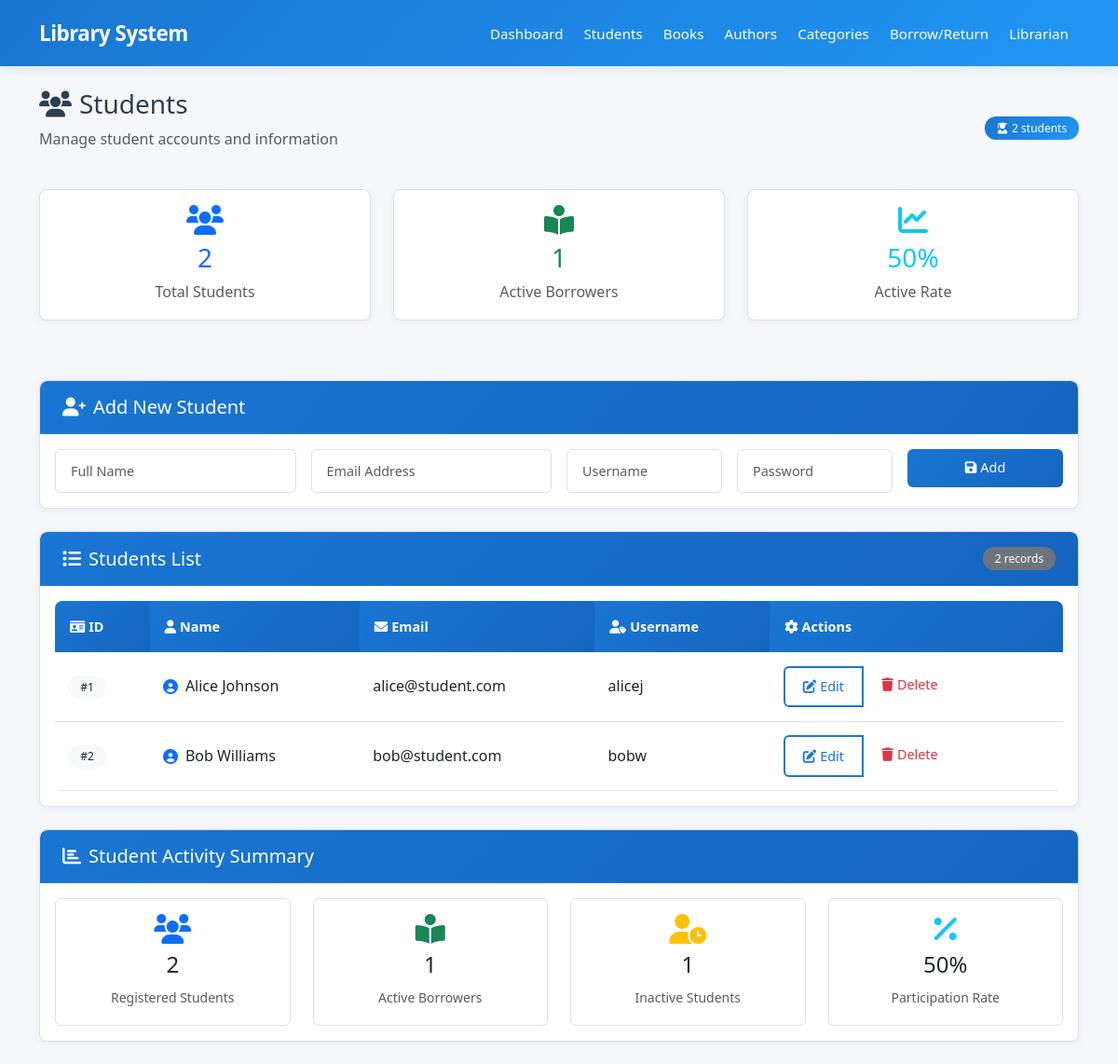
Page /students.php on the committed database.
### tables this page shows
CREATE TABLE IF NOT EXISTS students (
    Student_ID INT AUTO_INCREMENT PRIMARY KEY,
    Name VARCHAR(100) NOT NULL,
    Email VARCHAR(100) UNIQUE NOT NULL,
    Username VARCHAR(50) UNIQUE NOT NULL,
    Password VARCHAR(255) NOT NULL
);

### students.php (the view, shortened to what this page needs)
<?php
require_once 'config/database.php';
$students = $pdo->query("SELECT * FROM students")->fetchAll(PDO::FETCH_ASSOC);
$total_students = count($students);
$active_borrowers = $pdo->query("SELECT COUNT(DISTINCT Student_ID) FROM borrowed_books WHERE Date_Returned IS NULL")->fetchColumn();
?>
<!DOCTYPE html>
<html lang="en">
<head>
    <link href="https://cdn.jsdelivr.net/npm/bootstrap@5.3.0/dist/css/bootstrap.min.css" rel="stylesheet">
    <link href="https://cdnjs.cloudflare.com/ajax/libs/font-awesome/6.0.0/css/all.min.css" rel="stylesheet">
    <link href="css/style.css" rel="stylesheet">
</head>
<body>
    <?php include 'navbar.php'; ?>
    <div class="container mt-4">
        <div class="d-flex justify-content-between align-items-center mb-4">
            <div>
                <h1 class="h3"><i class="fas fa-users me-2"></i>Students</h1>
                <p class="text-muted">Manage student accounts and information</p>
            </div>
            <div class="text-end">
                <span class="badge bg-primary"><i class="fas fa-user-graduate me-1"></i><?php echo $total_students; ?> students</span>
            </div>
        </div>
        <div class="row mb-4">
            <div class="col-md-4 mb-3">
                <div class="card text-center">
                    <div class="card-body">
                        <i class="fas fa-users fa-2x text-primary mb-2"></i>
                        <h3 class="text-primary"><?php echo $total_students; ?></h3>
                        <p class="text-muted mb-0">Total Students</p>
                    </div>
                </div>
            </div>
            <div class="col-md-4 mb-3">
                <div class="card text-center">
                    <div class="card-body">
                        <i class="fas fa-book-reader fa-2x text-success mb-2"></i>
                        <h3 class="text-success"><?php echo $active_borrowers; ?></h3>
                        <p class="text-muted mb-0">Active Borrowers</p>
                    </div>
                </div>
            </div>
            <div class="col-md-4 mb-3">
                <div class="card text-center">
                    <div class="card-body">
                        <i class="fas fa-chart-line fa-2x text-info mb-2"></i>
                        <h3 class="text-info"><?php echo $total_students > 0 ? round($active_borrowers / $total_students * 100, 1) : 0; ?>%</h3>
                        <p class="text-muted mb-0">Active Rate</p>
                    </div>
                </div>
            </div>
        </div>
        <div class="card mb-4">
            <div class="card-header">
                <h5 class="mb-0"><i class="fas fa-user-plus me-2"></i>Add New Student</h5>
            </div>
            <div class="card-body">
                <form method="POST" class="row g-3">
                    <div class="col-md-3">
                        <div class="input-group">
                            <input type="text" name="name" class="form-control" placeholder="Full Name" required>
                        </div>
                    </div>
                    <div class="col-md-3">
                        <div class="input-group">
                            <input type="email" name="email" class="form-control" placeholder="Email Address" required>
                        </div>
                    </div>
                    <div class="col-md-2">
                        <div class="input-group">
                            <input type="text" name="username" class="form-control" placeholder="Username" required>
                        </div>
                    </div>
                    <div class="col-md-2">
                        <div class="input-group">
                            <input type="password" name="password" class="form-control" placeholder="Password" required>
                        </div>
                    </div>
                    <div class="col-md-2">
                        <button type="submit" name="add" class="btn btn-primary w-100">
                            <i class="fas fa-save me-1"></i>Add
                        </button>
                    </div>
                </form>
            </div>
        </div>
        <div class="card">
            <div class="card-header d-flex justify-content-between align-items-center">
                <h5 class="mb-0"><i class="fas fa-list me-2"></i>Students List</h5>
                <span class="badge bg-secondary"><?php echo $total_students; ?> records</span>
            </div>
            <div class="card-body">
                <?php if (empty($students)): ?>
                    <div class="text-center py-5">
                        <i class="fas fa-user-slash fa-3x text-muted mb-3"></i>
                        <h5>No Students Found</h5>
                        <p class="text-muted">Start by adding your first student using the form above.</p>
                    </div>
                <?php else: ?>
                    <div class="table-responsive">
                        <table class="table table-hover">
                            <thead>
                                <tr>
                                    <th><i class="fas fa-id-card me-1"></i>ID</th>
                                    <th><i class="fas fa-user me-1"></i>Name</th>
                                    <th><i class="fas fa-envelope me-1"></i>Email</th>
                                    <th><i class="fas fa-user-tag me-1"></i>Username</th>
                                    <th><i class="fas fa-cog me-1"></i>Actions</th>
                                </tr>
                            </thead>
                            <tbody>
                                <?php foreach ($students as $student): ?>
                                <tr>
                                    <td>
                                        <span class="badge bg-light text-dark">#<?php echo $student['Student_ID']; ?></span>
                                    </td>
                                    <td>
                                        <div class="d-flex align-items-center">
                                            <i class="fas fa-user-circle text-primary me-2"></i>
                                            <?php echo htmlspecialchars($student['Name']); ?>
                                        </div>
                                    </td>
                                    <td>
                                        <?php echo htmlspecialchars($student['Email']); ?>
                                    </td>
                                    <td>
                                        <?php echo htmlspecialchars($student['Username']); ?>
                                    </td>
                                    <td>
                                        <div class="btn-group btn-group-sm" role="group">
                                            <button class="btn btn-outline-primary"
                                                    data-bs-toggle="modal"
                                                    data-bs-target="#editModal<?php echo $student['Student_ID']; ?>">
                                                <i class="fas fa-edit me-1"></i>Edit
                                            </button>
                                            <form method="POST" class="d-inline">
                                                <button type="submit" name="delete"
                                                        class="btn btn-outline-danger"
                                                        onclick="return confirm('Are you sure you want to delete this student?')">
                                                    <i class="fas fa-trash me-1"></i>Delete
                                                </button>
                                            </form>
                                        </div>
                                    </td>
                                </tr>
                                <?php endforeach; ?>
                            </tbody>
                        </table>
                    </div>
                <?php endif; ?>
            </div>
        </div>
        <div class="card mt-4">
            <div class="card-header">
                <h5 class="mb-0"><i class="fas fa-chart-bar me-2"></i>Student Activity Summary</h5>
            </div>
            <div class="card-body">
                <div class="row text-center">
                    <div class="col-md-3">
                        <div class="border rounded p-3">
                            <i class="fas fa-users text-primary fa-2x mb-2"></i>
                            <h4><?php echo $total_students; ?></h4>
                            <small class="text-muted">Registered Students</small>
                        </div>
                    </div>
                    <div class="col-md-3">
                        <div class="border rounded p-3">
                            <i class="fas fa-book-reader text-success fa-2x mb-2"></i>
                            <h4><?php echo $active_borrowers; ?></h4>
                            <small class="text-muted">Active Borrowers</small>
                        </div>
                    </div>
                    <div class="col-md-3">
                        <div class="border rounded p-3">
                            <i class="fas fa-user-clock text-warning fa-2x mb-2"></i>
                            <h4><?php echo $total_students - $active_borrowers; ?></h4>
                            <small class="text-muted">Inactive Students</small>
                        </div>
                    </div>
                    <div class="col-md-3">
                        <div class="border rounded p-3">
                            <i class="fas fa-percentage text-info fa-2x mb-2"></i>
                            <h4><?php echo $total_students > 0 ? round($active_borrowers / $total_students * 100, 1) : 0; ?>%</h4>
                            <small class="text-muted">Participation Rate</small>
                        </div>
                    </div>
                </div>
            </div>
        </div>
    </div>
</body>
</html>

### css/style.css (style rules this page uses)
:root { --primary-blue: #1976D2; --dark-blue: #1565C0; --navy-blue: #0D47A1; --steel-blue: #2196F3; --light-blue: #BBDEFB; --sky-blue: #E3F2FD; --slate-gray: #546E7A; --light-gray: #F5F7FA; --silver: #CFD8DC; --charcoal: #263238; --white: #FFFFFF; --text-dark: #2C3E50; --text-light: #607D8B; --border-light: #E0E0E0; --success: #198754; --success-light: #1e7e34; --teal: #20c997; --olive: #6c757d; --warning: #FF9800; --danger: #F44336; --info: #03A9F4; }
body { font-family: 'Segoe UI', 'Inter', 'SF Pro Display', -apple-system, BlinkMacSystemFont, sans-serif; background-color: var(--light-gray); color: var(--text-dark); line-height: 1.6; font-weight: 400; }
.card { margin-bottom: 24px; box-shadow: 0 2px 8px rgba(25, 118, 210, 0.08); transition: all 0.3s cubic-bezier(0.4, 0, 0.2, 1); border: 1px solid var(--border-light); border-radius: 8px; background: var(--white); overflow: hidden; }
.card-header { background: linear-gradient(135deg, var(--primary-blue), var(--dark-blue)); color: var(--white); border-bottom: 1px solid rgba(255, 255, 255, 0.1); font-weight: 600; font-size: 1.1rem; padding: 1rem 1.5rem; border-radius: 8px 8px 0 0 !important; }
.btn { border-radius: 6px; font-weight: 500; transition: all 0.3s ease; border: none; padding: 0.6rem 1.2rem; font-size: 0.9rem; }
.btn-primary { background: linear-gradient(135deg, var(--primary-blue), var(--dark-blue)); color: var(--white); }
.btn-outline-primary { border: 2px solid var(--primary-blue); color: var(--primary-blue); background: transparent; }
.table { border-radius: 8px; overflow: hidden; margin-bottom: 0; }
.table th { background: linear-gradient(135deg, var(--primary-blue), var(--dark-blue)); color: var(--white); font-weight: 600; border: none; padding: 1rem; font-size: 0.9rem; }
.table td { border-color: var(--border-light); background: var(--white); padding: 0.9rem; vertical-align: middle; }
.form-control, .form-select { border-radius: 6px; border: 1px solid var(--border-light); padding: 0.75rem 1rem; transition: all 0.3s ease; font-size: 0.9rem; }
.badge { border-radius: 12px; font-weight: 500; padding: 0.4rem 0.8rem; font-size: 0.75rem; }
.bg-primary { background: linear-gradient(135deg, var(--primary-blue), var(--steel-blue)) !important; color: var(--white); }
.bg-secondary { background: var(--olive) !important; color: var(--white); }
.text-success { color: var(--success) !important; }

### students.php (style rules this page uses)
.text-success { color: #198754 !important; }

### rows in the picture
students: Student_ID "1", Name "Alice Johnson", Email "alice@student.com", Username "alicej"
students: Student_ID "2", Name "Bob Williams", Email "bob@student.com", Username "bobw"

### other values in the picture
$total_students "2"
$active_borrowers "1"
$active_borrowers / $total_students * 100 "50"
$total_students - $active_borrowers "1"
